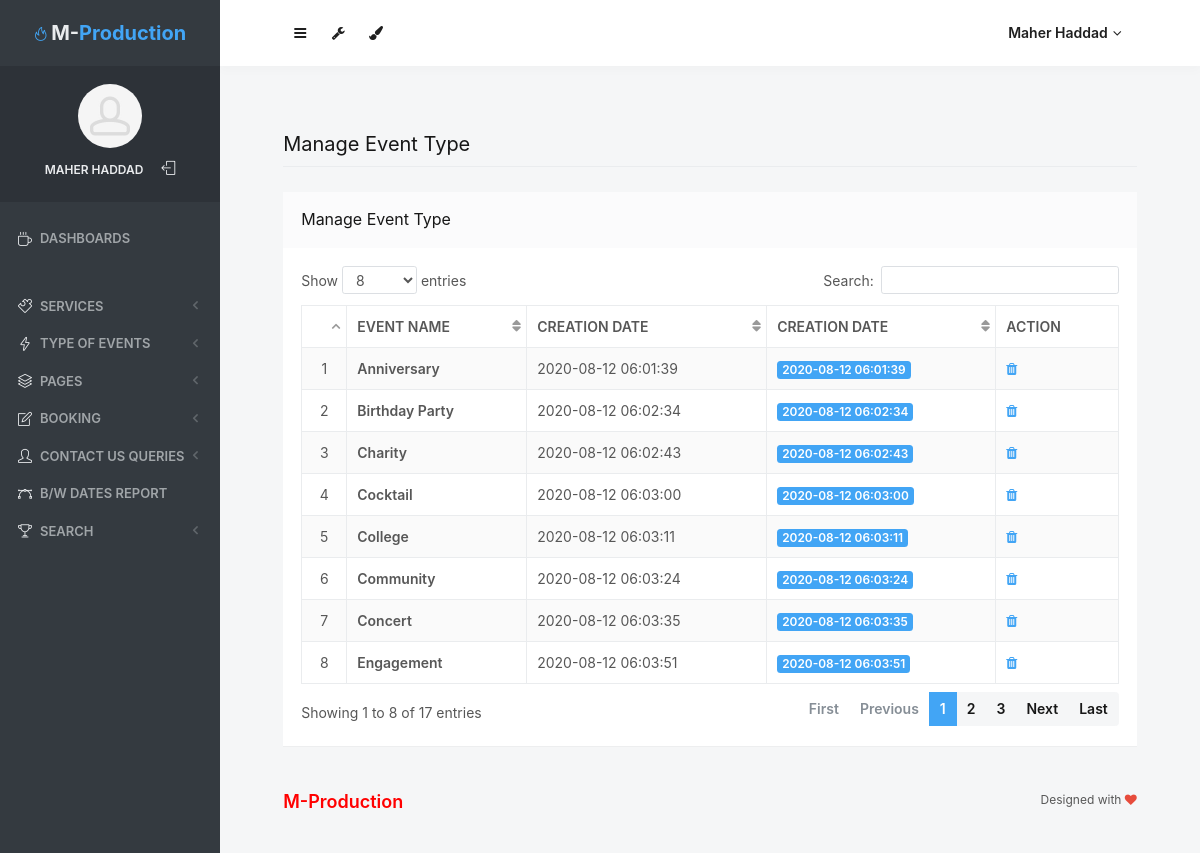
/admin/manage-event-type.php (signed in), run on the app's committed database.
### tables this page shows
CREATE TABLE `tbleventtype` (
  `ID` int(10) NOT NULL,
  `EventType` varchar(200) DEFAULT NULL,
  `CreationDate` timestamp NULL DEFAULT CURRENT_TIMESTAMP
);

### admin/manage-event-type.php (the view, shortened to what this page needs)
<?php
include('includes/dbconnection.php');
if (strlen($_SESSION['mProdId']==0)) {
  header('location:logout.php');
  } else{
  ?>
<!doctype html>
<html lang="en" class="no-focus">
    <head>
        <link rel="stylesheet" href="assets/js/plugins/datatables/dataTables.bootstrap4.min.css">
        <link rel="stylesheet" id="css-main" href="assets/css/codebase.min.css">
    </head>
    <body>
        <div id="page-container" class="sidebar-o sidebar-inverse side-scroll page-header-fixed main-content-narrow">
           <?php include_once('includes/sidebar.php');?>
          <?php include_once('includes/header.php');?>
            <main id="main-container">
                <div class="content">
                    <h2 class="content-heading">Manage Event Type</h2>
                    <div class="block">
                        <div class="block-header block-header-default">
                            <h3 class="block-title">Manage Event Type</h3>
                        </div>
                        <div class="block-content block-content-full">
                            <table class="table table-bordered table-striped table-vcenter js-dataTable-full-pagination">
                                <thead>
                                    <tr>
                                        <th class="text-center"></th>
                                        <th>Event Name</th>
                                        <th>Creation Date</th>
                                        <th class="d-none d-sm-table-cell">Creation Date</th>
                                        <th class="d-none d-sm-table-cell" style="width: 15%;">Action</th>
                                       </tr>
                                </thead>
                                <tbody>
                                    <?php
                                    $sql="SELECT * from tbleventtype";
                                    $query = $dbh -> prepare($sql);
                                    $query->execute();
                                    $results=$query->fetchAll(PDO::FETCH_OBJ);
                                    $cnt=1;
                                    if($query->rowCount() > 0)
                                    {
                                    foreach($results as $row)
                                    {               ?>
                                    <tr>
                                        <td class="text-center"><?php echo htmlentities($cnt);?></td>
                                        <td class="font-w600"><?php  echo htmlentities($row->EventType);?></td>
                                        <td class="d-none d-sm-table-cell"><?php  echo htmlentities($row->CreationDate);?></td>
                                        <td class="d-none d-sm-table-cell">
                                            <span class="badge badge-primary"><?php  echo htmlentities($row->CreationDate);?></span>
                                        </td>
                                         <td class="d-none d-sm-table-cell"><a href="manage-event-type.php?delid=<?php echo ($row->ID);?>" onclick="return confirm('Do you really want to Delete ?');"><i class="fa fa-trash fa-delete" aria-hidden="true"></i></a></td>
                                    </tr>
                                    <?php $cnt=$cnt+1;}} ?>
                                </tbody>
                            </table>
                        </div>
                    </div>
                </div>
            </main>
           <?php include_once('includes/footer.php');?>
        </div>
    </body>
</html>
<?php }  ?>

### admin/includes/sidebar.php (shortened to what this page needs)
    <?php
    include('includes/dbconnection.php');
    if (strlen($_SESSION['mProdId']==0)) {
      header('location:logout.php');
      } else{
    ?>
   <nav id="sidebar">
                <div id="sidebar-scroll">
                    <div class="sidebar-content">
                        <div class="content-header content-header-fullrow px-15">
                            <div class="content-header-section text-center align-parent sidebar-mini-hidden">
                                <div class="content-header-item">
                                    <a class="link-effect font-w700" href="dashboard.php">
                                        <i class="si si-fire text-primary"></i>
                                        <span class="font-size-xl text-dual-primary-dark">M-</span><span class="font-size-xl text-primary">Production</span>
                                    </a>
                                </div>
                            </div>
                        </div>
                        <div class="content-side content-side-full content-side-user px-10 align-parent">
                            <div class="sidebar-mini-hidden-b text-center">
                                <a class="img-link" href="be_pages_generic_profile.html">
                                    <img class="img-avatar" src="assets/img/avatars/avatar.jpg" alt="">
                                </a>
                                <ul class="list-inline mt-10">
                                    <?php
$aid=$_SESSION['mProdId'];
$sql="SELECT AdminName from  tbladmin where ID=:aid";
$query = $dbh -> prepare($sql);
$query->bindParam(':aid',$aid,PDO::PARAM_STR);
$query->execute();
$results=$query->fetchAll(PDO::FETCH_OBJ);
$cnt=1;
if($query->rowCount() > 0)
{
foreach($results as $row)
{               ?>
                                    <li class="list-inline-item">
                                        <a class="link-effect text-dual-primary-dark font-size-xs font-w600 text-uppercase" href="admin-profile.php"><?php  echo $row->AdminName;?></a>
                                    </li><?php $cnt=$cnt+1;}} ?>
                                    <li class="list-inline-item">
                                        <a class="link-effect text-dual-primary-dark" href="logout.php">
                                            <i class="si si-logout"></i>
                                        </a>
                                    </li>
                                </ul>
                            </div>
                        </div>
                        <div class="content-side content-side-full">
                            <ul class="nav-main">
                                <li class="open">
                                    <a href="dashboard.php"><i class="si si-cup"></i><span class="sidebar-mini-hide">Dashboards</span></a>
                                </li>
                                <li class="nav-main-heading"><span class="sidebar-mini-visible">UI</span><span class="sidebar-mini-hidden"></span></li>
                                <li>
                                    <a class="nav-submenu" data-toggle="nav-submenu"><i class="si si-puzzle"></i><span class="sidebar-mini-hide"></span>Services</a>
                                </li>
                                <li>
                                    <a class="nav-submenu" data-toggle="nav-submenu" href="#"><i class="si si-energy"></i><span class="sidebar-mini-hide">Type of Events</span></a>
                                </li>
                                <li>
                                    <a class="nav-submenu" data-toggle="nav-submenu" href="#"><i class="si si-layers"></i><span class="sidebar-mini-hide">Pages</span></a>
                                </li>
                                <li>
                                    <a class="nav-submenu" data-toggle="nav-submenu" href="#"><i class="si si-note"></i><span class="sidebar-mini-hide">Booking</span></a>
                                </li>
                                <li>
                                    <a class="nav-submenu" data-toggle="nav-submenu" href="#"><i class="si si-user"></i><span class="sidebar-mini-hide">Contact Us Queries</span></a>
                                </li>
                                <li>
                                    <a  href="between-dates-report.php"><i class="si si-vector"></i><span class="sidebar-mini-hide">B/w Dates Report</span></a>
                                </li>
                                <li>
                                    <a class="nav-submenu" data-toggle="nav-submenu" href="#"><i class="si si-trophy"></i><span class="sidebar-mini-hide">Search</span></a>
                                </li>
                            </ul>
                        </div>
                    </div>
                </div>
            </nav>
           <?php }  ?>

### admin/includes/header.php (shortened to what this page needs)
   <?php
    include('includes/dbconnection.php');
    if (strlen($_SESSION['mProdId']==0)) {
      header('location:logout.php');
      } else{
    ?>
            <header id="page-header">
                <div class="content-header">
                    <div class="content-header-section">
                        <button type="button" class="btn btn-circle btn-dual-secondary" data-toggle="layout" data-action="sidebar_toggle">
                            <i class="fa fa-navicon"></i>
                        </button>
                        <div class="btn-group" role="group">
                            <button type="button" class="btn btn-circle btn-dual-secondary" id="page-header-options-dropdown" data-toggle="dropdown" aria-haspopup="true" aria-expanded="false">
                                <i class="fa fa-wrench"></i>
                            </button>
                        </div>
                        <div class="btn-group" role="group">
                            <button type="button" class="btn btn-circle btn-dual-secondary" id="page-header-themes-dropdown" data-toggle="dropdown" aria-haspopup="true" aria-expanded="false">
                                <i class="fa fa-paint-brush"></i>
                            </button>
                        </div>
                    </div>
                    <div class="content-header-section">
                        <div class="btn-group" role="group">
                            <?php
$aid=$_SESSION['mProdId'];
$sql="SELECT AdminName from  tbladmin where ID=:aid";
$query = $dbh -> prepare($sql);
$query->bindParam(':aid',$aid,PDO::PARAM_STR);
$query->execute();
$results=$query->fetchAll(PDO::FETCH_OBJ);
$cnt=1;
if($query->rowCount() > 0)
{
foreach($results as $row)
{               ?>
                            <button type="button" class="btn btn-rounded btn-dual-secondary" id="page-header-user-dropdown" data-toggle="dropdown" aria-haspopup="true" aria-expanded="false">
                                <?php  echo $row->AdminName;?><i class="fa fa-angle-down ml-5"></i>
                            </button>
                            <?php $cnt=$cnt+1;}} ?>
                        </div>
                    </div>
                </div>
            </header>
            <?php }  ?>

### admin/includes/footer.php
<footer id="page-footer" class="opacity-0">
    <div class="content py-20 font-size-xs clearfix">
        <div class="float-right">
            Designed with <i class="fa fa-heart text-pulse"></i>
        </div>
        <div class="float-left">
           <h5 style="color: red"> M-Production </h5>
        </div>
    </div>
</footer>

### data on the page
tbleventtype: EventType "Anniversary", CreationDate "2020-08-12 06:01:39"
tbleventtype: EventType "Birthday Party", CreationDate "2020-08-12 06:02:34"
tbleventtype: EventType "Charity", CreationDate "2020-08-12 06:02:43"
tbleventtype: EventType "Cocktail", CreationDate "2020-08-12 06:03:00"
tbleventtype: EventType "College", CreationDate "2020-08-12 06:03:11"
tbleventtype: EventType "Community", CreationDate "2020-08-12 06:03:24"
tbleventtype: EventType "Concert", CreationDate "2020-08-12 06:03:35"
tbleventtype: EventType "Engagement", CreationDate "2020-08-12 06:03:51"

### other printed values
$row->AdminName "MAHER HADDAD"
$row->AdminName "Maher Haddad"
